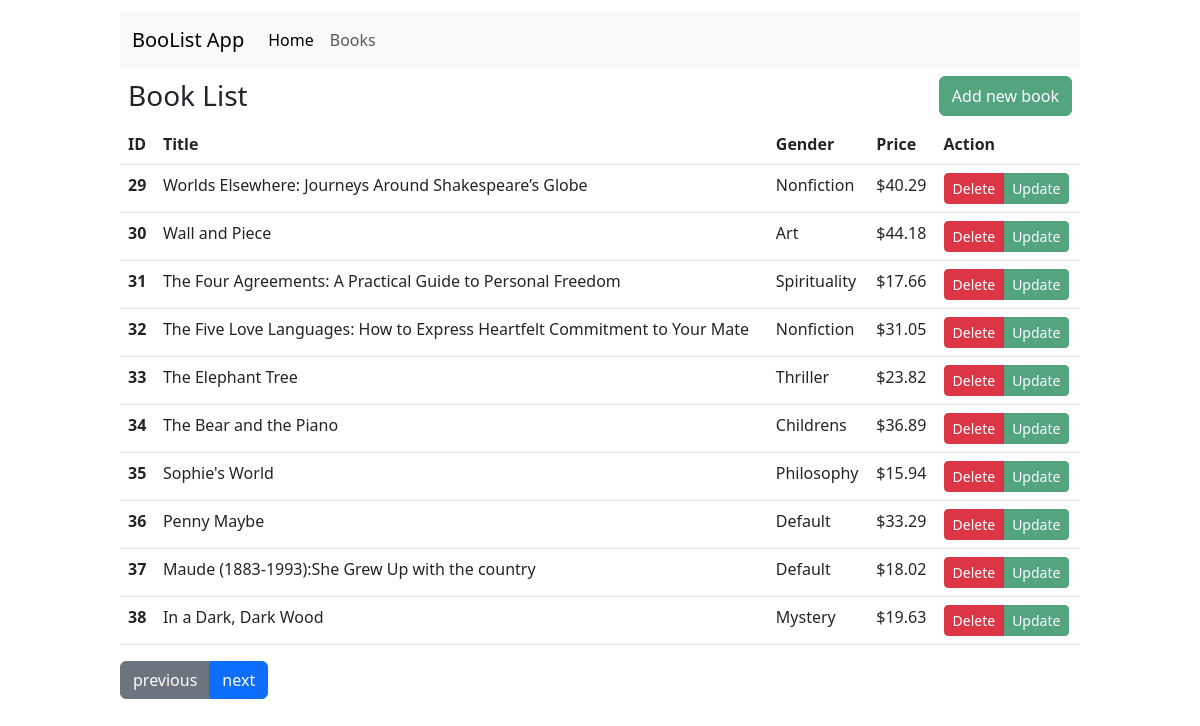
Page /books/3-10/ on the committed database.
### tables this page shows
CREATE TABLE books(
                        id INTEGER PRIMARY KEY AUTOINCREMENT,
                        title TEXT NOT NULL UNIQUE,
                        price_cents INTEGER NOT NULL,
                        description TEXT NOT NULL,
                        category TEXT NOT NULL
        );

### app.py (the view)
@app.route("/books/<int:page>-<int:limit>/")
def book_list(page=None, limit=None):
    books =  Book.all(limit=limit, offset=page*limit-limit)
    categories = Book.all_categories()
    return render_template('book-list.html', books = books, p=page, l=limit, genders = categories)

### models/bookModel.py (called while the page is built)
    @property
    def price(self):
        return self.price_cents / 100

    @classmethod
    def from_tuple(cls, t:tuple):
        return Book(t[1], t[2], t[3], t[4], t[0])

    @classmethod
    def all(cls, offset:int = None, limit:int = None) -> list:
        t = Database.fetch_all(BookData.TABLE_NAME, offset=offset, limit=limit)
        l =[]
        for b in t:
            l.append(Book.from_tuple(b))
        return l

    @classmethod
    def all_categories(cls):
        c = BookData.all_categories()
        c.sort()
        return c

### models/database/bookData.py (called while the page is built)
    @classmethod
    def all_categories(cls):
        r = Database.query_fetch(f"SELECT DISTINCT category FROM {BookData.TABLE_NAME};")
        return [x[0] for x in r]

### models/database/database.py (called while the page is built)
    @classmethod
    def fetch_all(cls, table_name, limit:int = None, offset:int=None, file_name:str = DATABASE_FILE) -> list[tuple]:
        conn = sqlite3.connect(file_name)
        cur = conn.cursor()
        cur.execute('PRAGMA foreign_key=on;')
        if limit and offset:
            cur.execute(f"SELECT * FROM {table_name} LIMIT {limit} OFFSET {offset};")
        elif limit:
            cur.execute(f"SELECT * FROM {table_name} LIMIT {limit};")
        elif offset:
            cur.execute(f"SELECT * FROM {table_name} OFFSET {offset};")
        else:
            cur.execute(f"SELECT * FROM {table_name};")
        result = cur.fetchall()
        conn.commit()
        cur.close()
        return result

    @classmethod
    def query_fetch(cls, query:str, values:tuple =None, file_name:str = DATABASE_FILE) -> list[tuple]:
        conn = sqlite3.connect(file_name)
        cur = conn.cursor()
        cur.execute('PRAGMA foreign_key=on;')
        if values:
            cur.execute(query, values)
        else:
            cur.execute(query)
        result = cur.fetchall()
        conn.commit()
        cur.close()
        return result

### templates/book-list.html (shortened to what this page needs)
{% extends "base.html" %}
{% block content %}
    <div class="d-flex p-2 justify-content-between">
        <h3 style="margin:3px 0;">Book List</h3>
        <button type="button" class="btn btn-success opacity-75" data-bs-toggle="modal" data-bs-target="#add_book">Add new book</button>
    </div>
    <table class="table table-hover">
        <thead>
            <tr>
                <th scope="col">ID</th>
                <th scope="col">Title</th>
                <th scope="col">Gender</th>
                <th scope="col">Price</th>
                <th scope="col">Action</th>
            </tr>
        </thead>
        <tbody>
            {% for book in books %}
            <tr>
                <th scope="row">{{ book.ID }}</th>
                <td>{{ book.title }}</td>
                <td>{{ book.category }}</td>
                <td>${{ "%.2f"|format(book.price) }}</td>
                <td>
                    <div class="btn-group" role="group" aria-label="Basic example">
                        <button type="button" class="btn btn-sm btn-danger" data-bs-toggle="modal" data-bs-target="#delete_{{book.ID}}">Delete</button>
                        <button type="button" class="btn btn-sm btn-success opacity-75" data-bs-toggle="modal" data-bs-target="#update_{{book.ID}}">Update</button>
                    </div>
                </td>
            </tr>
            {% endfor %}
        </tbody>
    </table>
    <div class="btn-group">
        {% if p > 1 %}
        <a class="btn btn-secondary" role="button" href="{{ url_for('book_list', page=p-1, limit=l) }}">previous</a>
        {% endif %}
        <a class="btn btn-primary" role="button" href="{{ url_for('book_list', page=p+1, limit=l) }}">next</a>
    </div>
{% endblock %}

### rows in the picture
books: ID "29", title "Worlds Elsewhere: Journeys Around Shakespeare’s Globe", category "Nonfiction", price "40.29"
books: ID "30", title "Wall and Piece", category "Art", price "44.18"
books: ID "31", title "The Four Agreements: A Practical Guide to Personal Freedom", category "Spirituality", price "17.66"
books: ID "32", title "The Five Love Languages: How to Express Heartfelt Commitment to Your Mate", category "Nonfiction", price "31.05"
books: ID "33", title "The Elephant Tree", category "Thriller", price "23.82"
books: ID "34", title "The Bear and the Piano", category "Childrens", price "36.89"
books: ID "35", title "Sophie's World", category "Philosophy", price "15.94"
books: ID "36", title "Penny Maybe", category "Default", price "33.29"
books: ID "37", title "Maude (1883-1993):She Grew Up with the country", category "Default", price "18.02"
books: ID "38", title "In a Dark, Dark Wood", category "Mystery", price "19.63"
